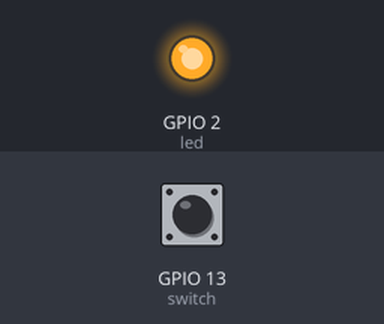
A program run on a simulated ESP8266 board running MicroPython. Parts: output pins drawn as LEDs (lit = HIGH, except the on-board LED, lit = LOW). Inputs (shaded band) come from the test bench; at power-on: GPIO 13 (switch) HIGH.

Above: at 1.2 s.
1.3 s: GPIO 13 (switch) pulled LOW for 0.15 s
At 2.2 s:
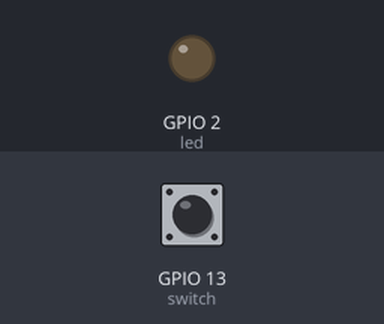
2.9 s: GPIO 13 (switch) pulled LOW for 1 s
At 3.4 s:
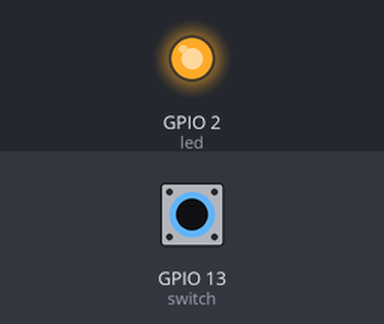
5.4 s: GPIO 13 (switch) pulled LOW for 3.2 s
At 6.5 s:
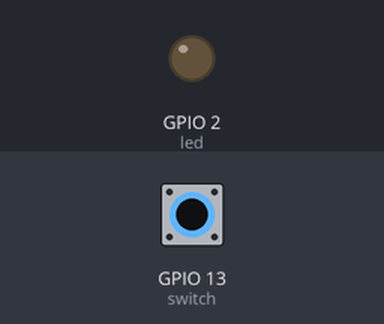
Timing chart, 0 to 8.4 s (numbered marks = the images above; inputs shaded):
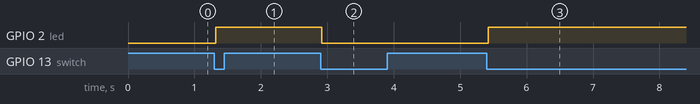

Measured:
- after the input at 1.3 s, GPIO 2 (led): LOW → HIGH at once
- after the input at 2.9 s, GPIO 2 (led): HIGH → LOW at once
- after the input at 5.4 s, GPIO 2 (led): LOW → HIGH at once

The program:

switch.py
```python
import time
import mini
from machine import Pin

led = Pin(mini.D4, Pin.OUT)
switch = Pin(mini.D7, Pin.IN, Pin.PULL_UP)  # 啟用上拉電阻

while True:
    if switch.value() == 0:  # 讀取開關值
        time.sleep_ms(20)
        if switch.value() == 0:
            led.value(not led.value())  # 設定燈光，反相
            while switch.value() == 0:
                pass  # 等待中，什麼都不做
```

mini.py
```python
D0 = const(16)
D1 = const(5)
D2 = const(4)
D3 = const(0)
D4 = const(2)
D5 = const(14)
D6 = const(12)
D7 = const(13)
D8 = const(15)
RX = const(3)
TX = const(1)
```
